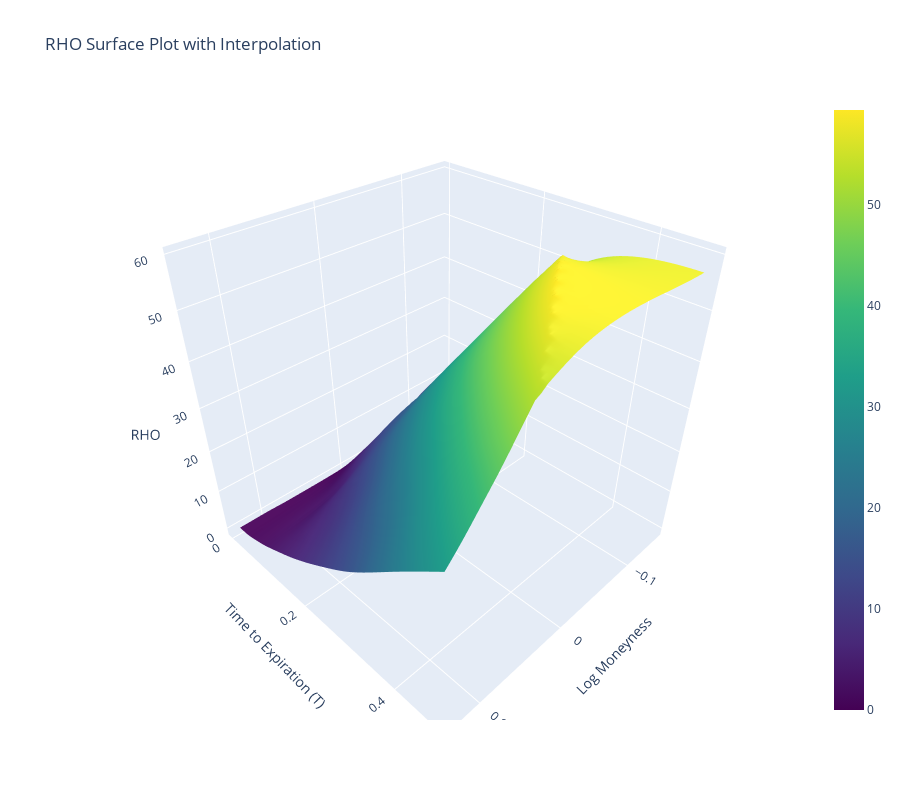

The notebook cell this image was saved under:
### Code cell
plot_greeks_surface(df_greeks, greek = 'rho')

### Figure 1 — Plotly figure (JSON) as saved in the notebook; plotly's stock layout.template omitted (floating-point values rounded to 4 significant figures; data arrays with more than 128 entries replaced by an {"elided": "..."} marker saying what was removed)
{"data": [{"colorscale": [[0, "#440154"], [0.1111, "#482878"], [0.2222, "#3e4989"], [0.3333, "#31688e"], [0.4444, "#26828e"], [0.5556, "#1f9e89"], [0.6667, "#35b779"], [0.7778, "#6ece58"], [0.8889, "#b5de2b"], [1, "#fde725"]], "connectgaps": true, "type": "surface", "x": {"elided": "50x50 float values"}, "y": {"elided": "50x50 float values"}, "z": {"elided": "50x50 float values"}}], "layout": {"height": 800, "scene": {"xaxis": {"title": {"text": "Log Moneyness"}}, "yaxis": {"title": {"text": "Time to Expiration (T)"}}, "zaxis": {"title": {"text": "RHO"}}}, "title": {"text": "RHO Surface Plot with Interpolation"}, "width": 900}}
